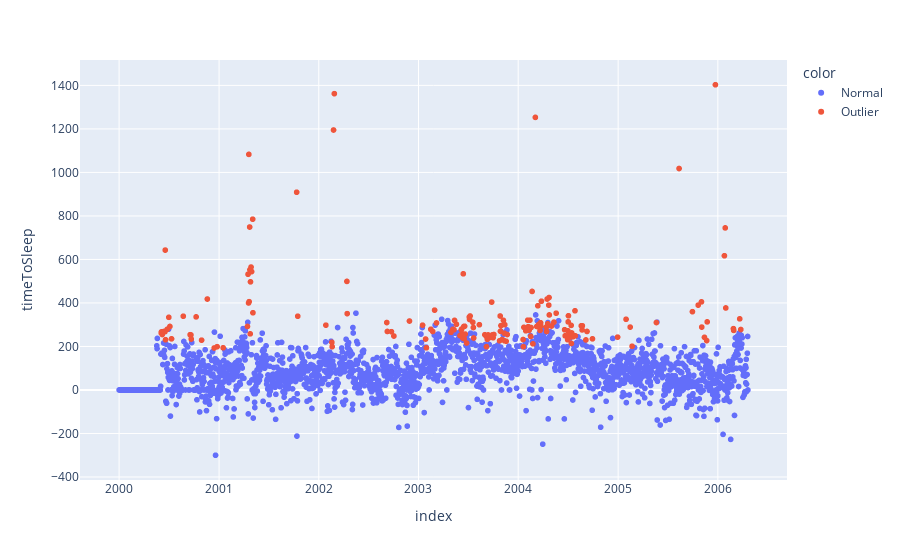

Notebook code cell kept with this figure:
### Code cell
px.scatter(df, x=df.index , y=df.timeToSleep , 
           color=df['anomaly_seasonal_quantilemethod_timeToSleep'].map(lambda x: 'Outlier' if x==1 else 'Normal'),
           hover_data=['anomaly_seasonal_quantilemethod_timeToSleep'])

### Figure 1 — Plotly figure (JSON) as saved in the notebook; plotly's stock layout.template omitted (floating-point values rounded to 4 significant figures; data arrays with more than 128 entries replaced by an {"elided": "..."} marker saying what was removed)
{"data": [{"customdata": {"elided": "2128x1 int values"}, "hovertemplate": "color=Normal<br>index=%{x}<br>timeToSleep=%{y}<br>anomaly_seasonal_quantilemethod_timeToSleep=%{customdata[0]}<extra></extra>", "legendgroup": "Normal", "marker": {"color": "#636efa", "symbol": "circle"}, "mode": "markers", "name": "Normal", "showlegend": true, "type": "scattergl", "x": {"elided": "2128 str values"}, "xaxis": "x", "y": {"elided": "2128 int values"}, "yaxis": "y"}, {"customdata": {"elided": "175x1 int values"}, "hovertemplate": "color=Outlier<br>index=%{x}<br>timeToSleep=%{y}<br>anomaly_seasonal_quantilemethod_timeToSleep=%{customdata[0]}<extra></extra>", "legendgroup": "Outlier", "marker": {"color": "#EF553B", "symbol": "circle"}, "mode": "markers", "name": "Outlier", "showlegend": true, "type": "scattergl", "x": {"elided": "175 str values"}, "xaxis": "x", "y": {"elided": "175 int values"}, "yaxis": "y"}], "layout": {"legend": {"title": {"text": "color"}, "tracegroupgap": 0}, "margin": {"t": 60}, "xaxis": {"anchor": "y", "domain": [0, 1], "title": {"text": "index"}}, "yaxis": {"anchor": "x", "domain": [0, 1], "title": {"text": "timeToSleep"}}}}
